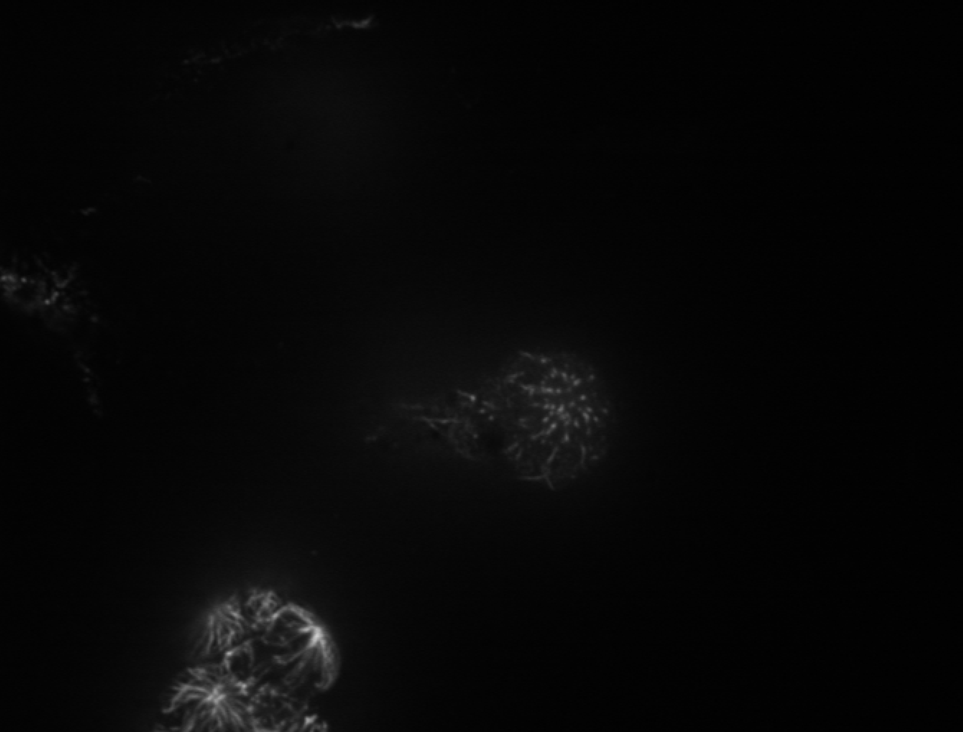
#> input picture imenhancement/Figures/embryo.png, 963 x 732 px, shrunk from 2010 x 1528 before the run
$ python clahe.py
#> lines starting #> are read from the running program, lines starting #| are printed output that depends on the picture
import cv2
from skimage.exposure import equalize_adapthist

img = cv2.imread('../Figures/embryo.png')
#> img is the input picture: shape (732, 963, 3); min 0, max 206, mean 6.9
# Applying Clahe.
img2 = equalize_adapthist(img, clip_limit = 0.02)
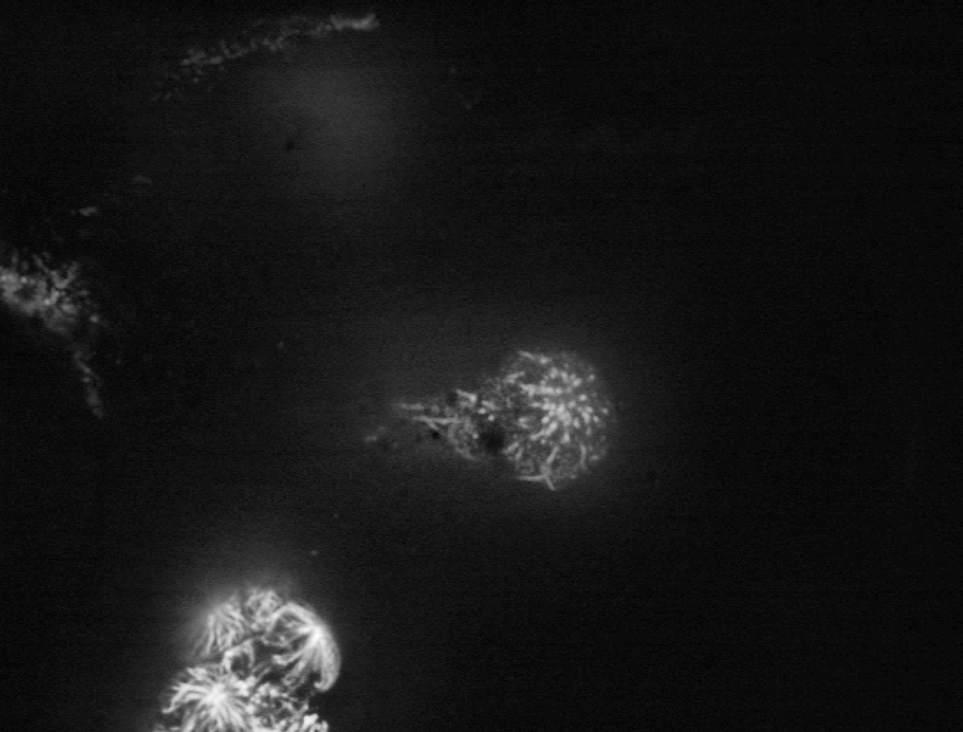
#> img2: shape (732, 963, 3) float64; min 0, max 1, mean 0.0893

# Rescaling img2 from 0 to 255.
img3 = img2*255.0
# Saving img3.
cv2.imwrite('../Figures/clahe_output.png', img3)
